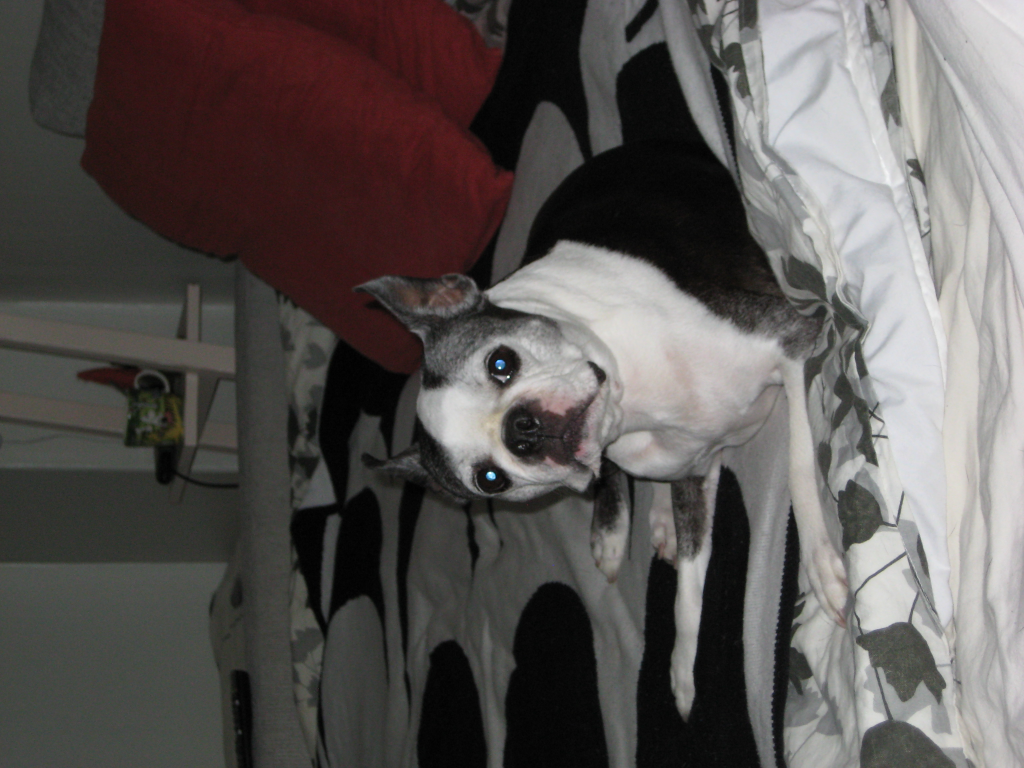
#> input picture testImages/IMG_3325.JPG, 3072 x 2304 px (shown at 1/3 size)
$ python ImageRotatorScript.py
#> lines starting #> are read from the running program, lines starting #| are printed output that depends on the picture
from PIL import Image, ImageOps
import os

os.chdir(os.path.dirname(os.path.abspath(__file__)))

fldrnmbr = int(input('How many folders are we working with today?: '))
#> the answer given: 3

for i in range(fldrnmbr):
    fldrfound = 0
    while fldrfound == 0:
        path = input('Please type in the name\nof the image folder you want to work with: ')
#> the answer given: testImages
        path = './' + path
        try:
            os.listdir(path)
            break
        except Exception:
            print('Oops! Looks like that folder does not exist.')

    angle = int(input(('Is the "top" of the image facing left, right, or is the image upside-down?\n'
                       'Enter (1) for left\nEnter (2) for right\nEnter (3) for upside-down\n')))
#> the answer given: 1

    while angle != 1 and angle != 2 and angle != 3:
        angle = int(input('Please, either (1)-left or (2)-right or (3)-upside-down:'))

    pathOut = input('Enter the name of the output folder\n(If one does not exist, one will be created for you): ')
#> the answer given: out.png
    pathOut = './' + pathOut

    print('Thank you. One moment please.')

    for filename in os.listdir(path):
        if filename.lower().endswith(('.png', '.jpg', '.jpeg', '.gif', '.bmp')):
            image = Image.open(f'{path}/{filename}')
#> image is the input picture: PIL image 3072x2304 RGB; mean R, G, B 91.4, 86.7, 85
            image = ImageOps.exif_transpose(image)
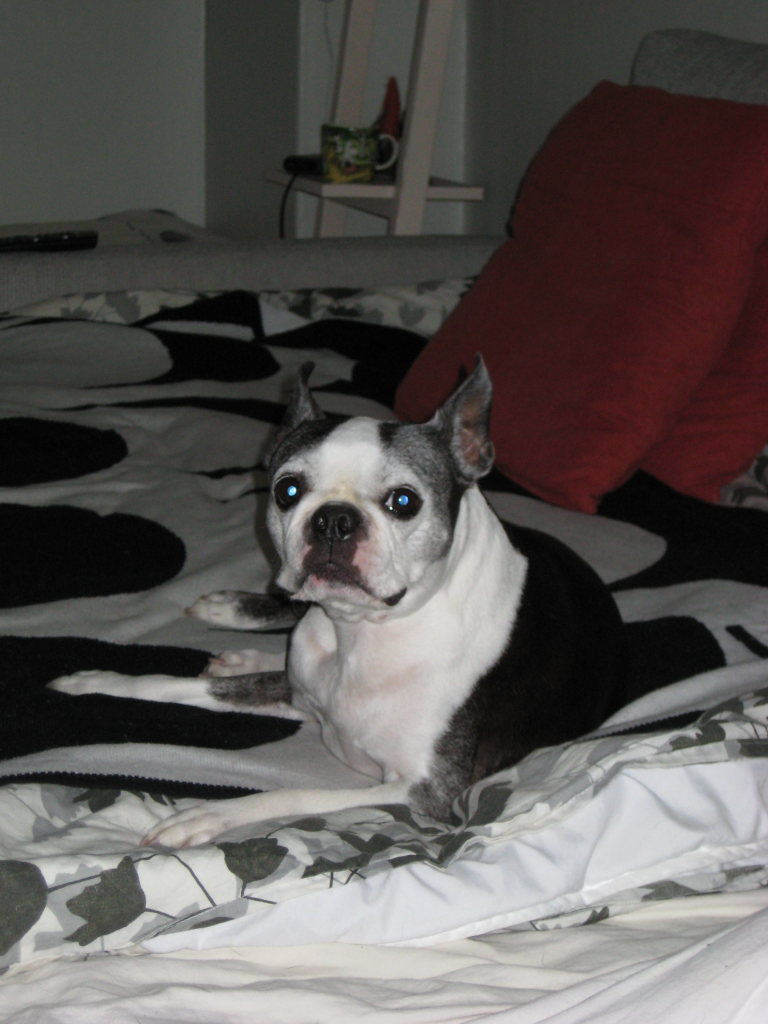
#> image: PIL image 2304x3072 RGB (shown at 1/3 size); mean R, G, B 91.4, 86.7, 85
            bareName = os.path.splitext(filename)[0]

            if angle == 1:
                rotation = image.rotate(270, expand=True)
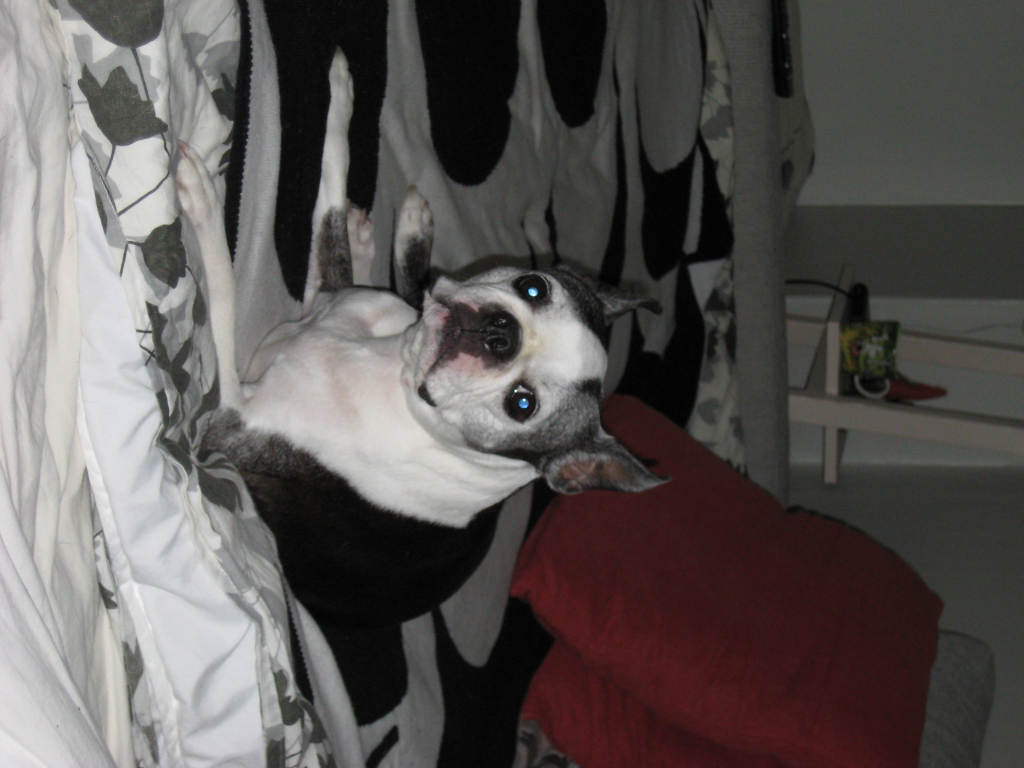
#> rotation: PIL image 3072x2304 RGB (shown at 1/3 size); mean R, G, B 91.4, 86.7, 85
#> (the run stopped early here; a loop or call above may not have finished)
